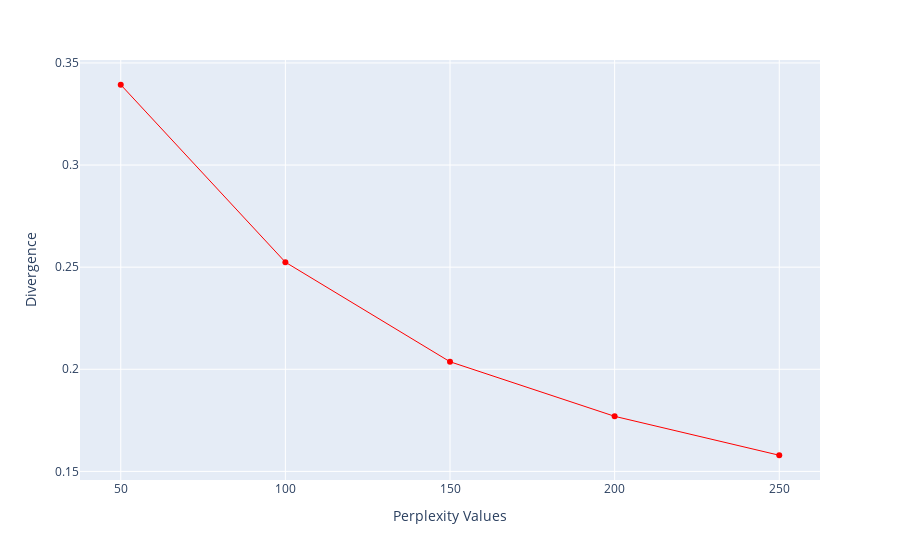

Notebook cell for this chart:
### Code cell
import plotly.express as px
sample_size = 10000
X_sampled = X_pca[np.random.choice(X_pca.shape[0], sample_size, replace=False), :]

# Use the original high-dimensional data (X_sampled) for t-SNE
perplexity = np.arange(50, 300, 50)
divergence = []

for i in perplexity:
    model = TSNE(n_components=2, init="pca", perplexity=i, random_state=42)
    reduced = model.fit_transform(X_sampled)
    
    divergence.append(model.kl_divergence_)

# Plotting the KL divergence against perplexity values
fig = px.line(x=perplexity, y=divergence, markers=True)
fig.update_layout(xaxis_title="Perplexity Values", yaxis_title="Divergence")
fig.update_traces(line_color="red", line_width=1)
fig.show()

# Visualize the t-SNE result for a specific perplexity (e.g., 200)
plt.figure(figsize=(10, 6))
plt.scatter(reduced[:, 0], reduced[:, 1], s=1, alpha=0.5)
plt.xlabel('t-SNE1')
plt.ylabel('t-SNE2')
plt.title('t-SNE Visualization of the Data (Subsampled, Perplexity=200)')
plt.show()

### Figure 1 — Plotly figure (JSON) as saved in the notebook; plotly's stock layout.template omitted (floating-point values rounded to 4 significant figures)
{"data": [{"hovertemplate": "x=%{x}<br>y=%{y}<extra></extra>", "legendgroup": "", "line": {"color": "red", "dash": "solid", "width": 1}, "marker": {"symbol": "circle"}, "mode": "lines+markers", "name": "", "orientation": "v", "showlegend": false, "type": "scatter", "x": [50, 100, 150, 200, 250], "xaxis": "x", "y": [0.3393, 0.2524, 0.2037, 0.177, 0.1579], "yaxis": "y"}], "layout": {"legend": {"tracegroupgap": 0}, "margin": {"t": 60}, "xaxis": {"anchor": "y", "domain": [0, 1], "title": {"text": "Perplexity Values"}}, "yaxis": {"anchor": "x", "domain": [0, 1], "title": {"text": "Divergence"}}}}
